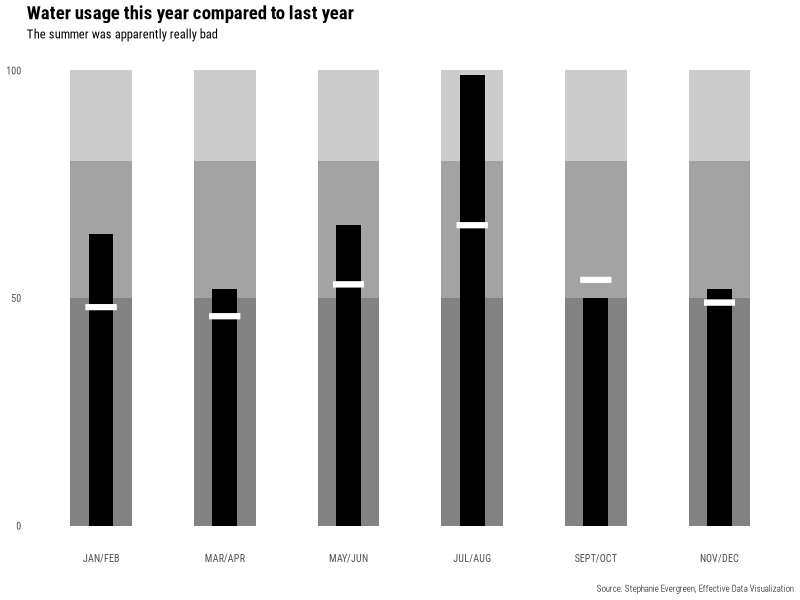

The R script that drew this image: (Note: this script raises an error after producing the figure.)
## ---- chunk 1
library(tidyverse)
library(forcats)

water_usage <- tribble(
  ~period, ~conservative, ~high, ~extremely_high, ~current, ~previous,
  "JAN/FEB", 50, 80, 100, 64, 48,
  "MAR/APR", 50, 80, 100, 52, 46,
  "MAY/JUN", 50, 80, 100, 66, 53,
  "JUL/AUG", 50, 80, 100, 99, 66,
  "SEPT/OCT", 50, 80, 100, 50, 54,
  "NOV/DEC", 50, 80, 100, 52, 49
) %>%
  mutate(period = fct_inorder(period))

write_csv(water_usage, "data/water_usage.csv")

ggplot(water_usage) +
  geom_col(aes(x = period, y = extremely_high), fill="black", width = 0.5, alpha = 0.2) +
  geom_col(aes(period, high), fill="black", width = 0.5, alpha = 0.2) +
  geom_col(aes(period, conservative), fill="black", width = 0.5, alpha = 0.2) +
  geom_col(aes(period, current), fill="black", width = 0.2) +
  geom_errorbar(aes(x= period, ymin = previous, ymax = previous), color = "white",
                width = 0.25, size = 2) +
  scale_y_continuous(breaks = c(0, 50, 100)) +
  labs(x = NULL, y = NULL,
       title = "Water usage this year compared to last year",
       subtitle = "The summer was apparently really bad",
       caption = "Source: Stephanie Evergreen, Effective Data Visualization") +
  theme_minimal(base_family = "Roboto Condensed", base_size = 9) +
  theme(panel.grid.major = element_blank(),
        panel.grid.minor = element_blank(),
        plot.title = element_text(family = "Roboto Condensed", face = "bold",
                                  size = rel(1.5)),
        plot.caption = element_text(family = "Roboto Condensed Light", face = "plain",
                                    size = rel(0.7), margin = margin(t = 15)))
## ---- chunk 2
library(tidyverse)
library(viridis)

internet_users <- read_csv("data/internet-users-by-world-region.csv") %>%
  rename(users = `Internet Users by World Region (people)`)

ggplot(internet_users, aes(x = Year, y = users, fill = Entity)) +
  geom_area() + 
  scale_fill_viridis(discrete = TRUE) + 
  scale_y_continuous(labels = scales::comma) +
  guides(fill = guide_legend(title = NULL, nrow = 2)) +
  labs(y = "Number of users", x = NULL, 
       title = "Internet users by world region",
       subtitle = "So many cat memes",
       caption = "Source: OurWorldInData.org/internet/") + 
  theme_minimal(base_family = "Roboto Condensed", base_size = 18) + 
  theme(legend.position = "bottom",
        plot.title = element_text(family = "Roboto Condensed", face = "bold",
                                  size = rel(1.5)))
## ---- chunk 3
internet_users_pct <- read_csv("data/share-of-individuals-using-the-internet-1990-2015.csv") %>%
  rename(users = `Individuals using the Internet (% of population) (% of population)`) %>%
  filter(Entity %in% c("Panama", "Egypt", "United States", "China")) %>%
  mutate(users = users / 100)

ggplot(internet_users_pct, aes(x = Year, y = users, color = Entity)) +
  geom_line(size = 1.5) + 
  scale_color_viridis(discrete = TRUE, option = "magma", end = 0.9) + 
  scale_y_continuous(labels = scales::percent) +
  guides(color = guide_legend(title = NULL)) +
  labs(y = "Number of users", x = NULL, 
       title = "Share of population using the internet, 1990–2015",
       subtitle = "The US outstrips everyone historically, but China is catching up quickly",
       caption = "Source: OurWorldInData.org/internet/") + 
  theme_minimal(base_family = "Roboto Condensed", base_size = 18) + 
  theme(legend.position = "bottom",
        plot.title = element_text(family = "Roboto Condensed", face = "bold",
                                  size = rel(1.5)))
